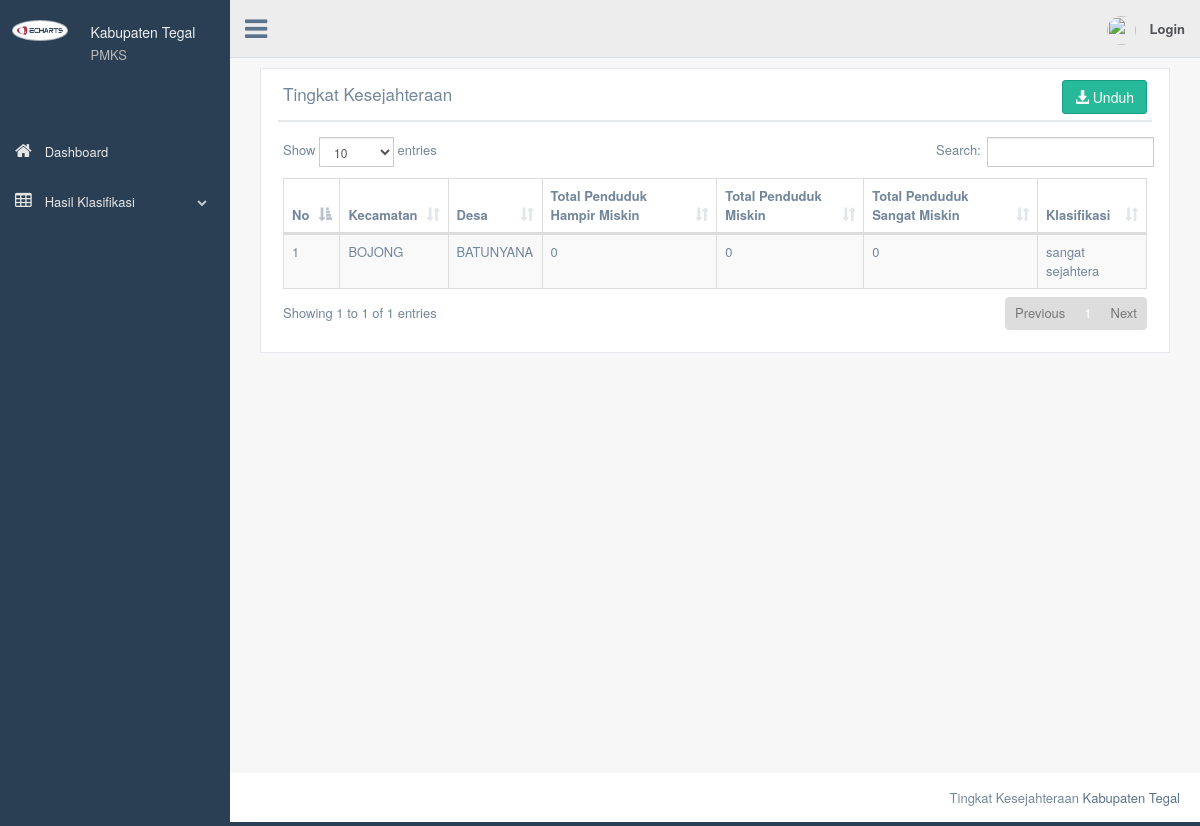
Before: /index.php/c_user/klasifikasi_kelurahan with the older database file.
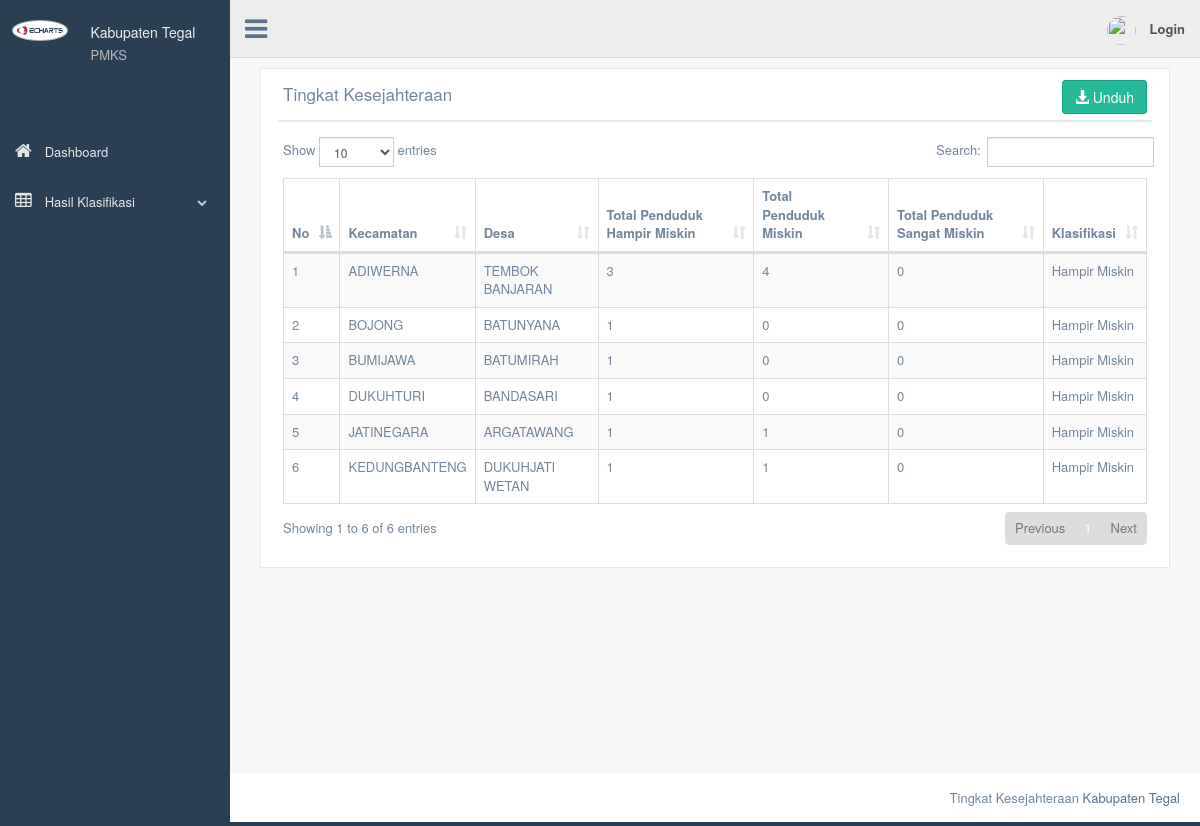
After: the same page with the newer database file.
### tables this page shows
CREATE TABLE `tb_variabel_desa` (
  `variabel_id` int(11) NOT NULL,
  `nama_variabel` varchar(50) NOT NULL,
  `min` decimal(10,0) NOT NULL,
  `persen` char(4) NOT NULL
);

### application/controllers/c_user.php (called while the page is built, shortened)
<?php
class C_User extends CI_Controller {
    public function klasifikasi_kelurahan(){
        $fuzzy['fuzzy']= $this->mamdani->fuzzy();
        $fuzzy['tingkat']= $this->mamdani->klasifikasi_wilayah();
		$fuzzy['kali_kec']=$this->mamdani->get_total_penduduk_kecamatan();
		$fuzzy['kali_desa']=$this->mamdani->get_total_penduduk_desa();
        $this->load->view('templates/u_header');
        $this->load->view('user/tabel_kelurahan',$fuzzy);
        $this->load->view('templates/u_footer');
    }
}
?>

### index.php (called while the page is built, shortened)
<?php
require_once BASEPATH.'core/CodeIgniter.php';

### application/models/mamdani.php (called while the page is built, shortened)
<?php
class mamdani extends CI_Model{
     public function fuzzy(){
      $this->db->select('nama_kecamatan, nama_desa,
      sum(if(klasifikasi="Hampir Miskin",1,0)) as rendah, sum(if(klasifikasi="Miskin",1,0)) as sedang,
      sum(if(klasifikasi="Sangat Miskin",1,0)) as tinggi');
        $this->db->from('tb_klasifikasi_penduduk');
        $this->db->join('tb_kecamatan','tb_kecamatan.kecamatan_id=tb_klasifikasi_penduduk.kecamatan');
        $this->db->join('tb_desa','tb_desa.id_desa=tb_klasifikasi_penduduk.kelurahan');
        $this->db->group_by('nama_kecamatan, nama_desa,tahun_klasifikasi');
        return $query=$this->db->get()->result();
     }
  function klasifikasi_wilayah(){
    return $this->db->select('*')->from('tb_variabel_desa')->get()->result();
  }
  function get_total_penduduk_kecamatan(){
    return $this->db->select('*')->from('tb_kecamatan')->get()->result();
  }
  function get_total_penduduk_desa(){
    return $this->db->select('*')->from('tb_desa')->get()->result();
  }
}

### application/views/user/tabel_kelurahan.php (the view)
 <div class="right_col" role="main">
<div class="col-md-12 col-sm-12 col-xs-12">
                <div class="x_panel">
                  <div class="x_title">
                    <h2>Tingkat Kesejahteraan <small>PMKS</small></h2>
                    <div class="btn-group pull-right" >
                    <a class="btn btn-success" href="<?php echo base_url('c_report/excel/') ?>" title="Unduh Excel">
                    <i class="glyphicon glyphicon-download-alt" > </i> Unduh</a>
                    </div>
                    <div class="clearfix"></div>
                  </div>
                  <div class="x_content">
                    <table id="datatable" class="table table-striped table-bordered">
                    <thead>
                        <tr>
                          <th>No</th>
                          <th>Kecamatan</th>
                          <th>Desa</th>
                          <th>Total Penduduk Hampir Miskin</th>
                          <th>Total Penduduk Miskin</th>
                          <th>Total Penduduk Sangat Miskin</th>
                          <th>Klasifikasi</th>
                        </tr>
                      </thead>
                      <tbody>
                      <?php $no=1;
                      if (!empty($fuzzy)) {
                        foreach ($fuzzy as $ct) : ?>
                          <tr>
                          <td><?php echo $no++ ?></td>
                          <td><?php echo $ct->nama_kecamatan ?></td>
                          <td><?php echo $ct->nama_desa ?></td>
                          <td><?php echo $ct->rendah ?></td>
                          <td><?php echo $ct->sedang ?></td>
                          <td><?php echo $ct->tinggi ?></td>
                          <td>
                          <?php
                            foreach ($kali_kec as $kec) {
                              if ($ct->nama_kecamatan==$kec->nama_kecamatan) {
                                foreach ($kali_desa as $desa) {
                                  if ($ct->nama_desa==$desa->nama_desa) {
                                    foreach ($tingkat as $data) {
                                      if (($ct->rendah + $ct->sedang + $ct->tinggi) <= ($data->persen*$desa->total_penduduk)) {
                                        echo $data->nama_variabel;
                                      break;
                                      }
                                    }
                                  }
                                }
                              }
                            }
                           ?>
                           </td>
                          </tr>
                          <?php endforeach;  }?>
                      </tbody>
                    </table>
                  </div>
                </div>
              </div>
 </div>

Changed rows visible on the page:
changed tb_desa (number 2 of 6 on the later page): gains tb_variabel_desa (nama_variabel "Hampir Miskin"); loses tb_variabel_desa (nama_variabel "sangat sejahtera")
Other visible differences:
text written by a page script: "Show entries Search: Showing 1 to 1 of 1 entries Previous 1 Next" → "Show entries Search: Showing 1 to 6 of 6 entries Previous 1 Next"
new list line: "1 ADIWERNA TEMBOK BANJARAN 3 4 0"
new list line: "2 BOJONG BATUNYANA 1 0 0"
new list line: "3 BUMIJAWA BATUMIRAH 1 0 0"
new list line: "4 DUKUHTURI BANDASARI 1 0 0"
new list line: "5 JATINEGARA ARGATAWANG 1 1 0"
new list line: "6 KEDUNGBANTENG DUKUHJATI WETAN 1 1 0"
list line gone: "1 BOJONG BATUNYANA 0 0 0"
